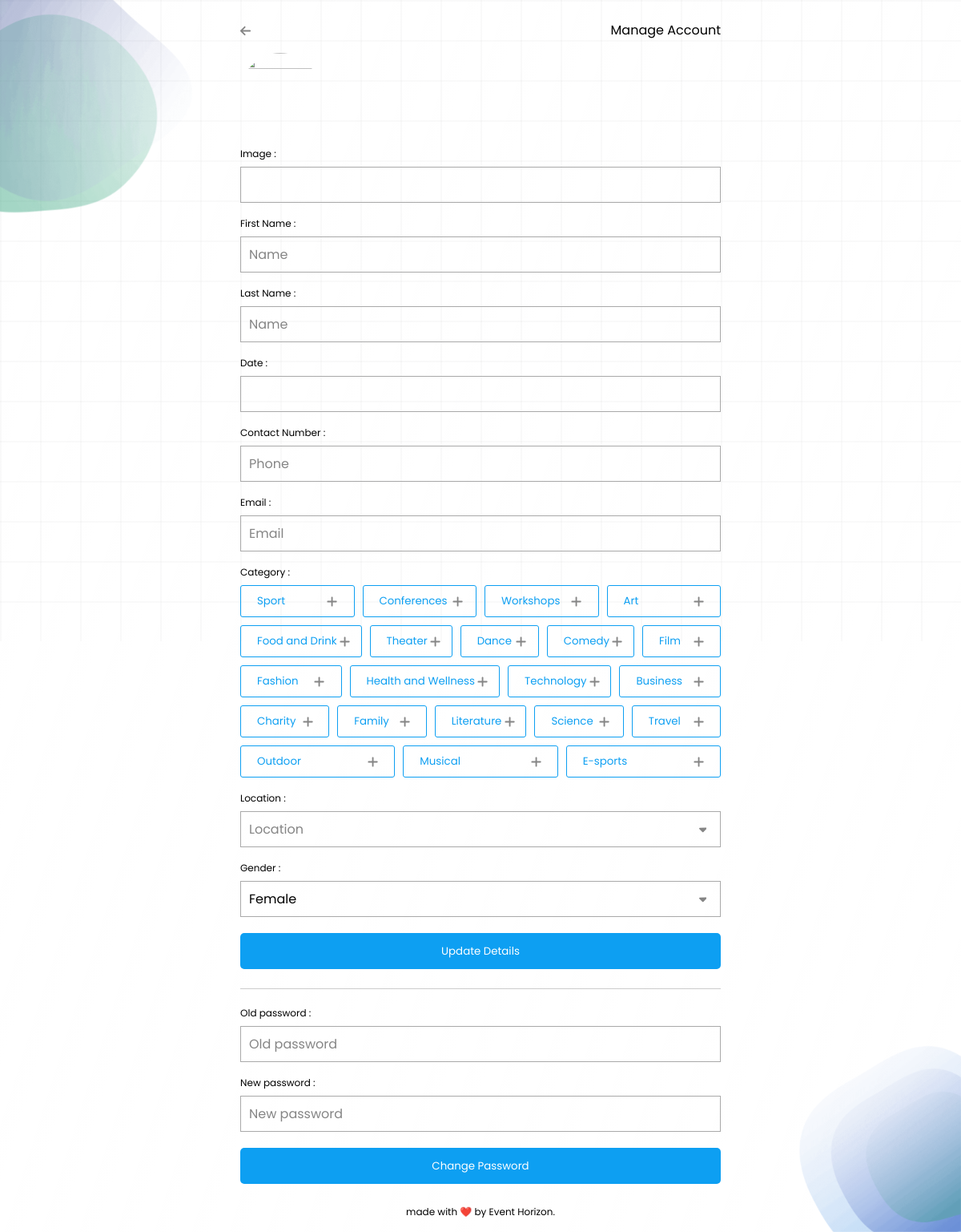
The page /account.php on the database its author committed.
### tables this page shows
CREATE TABLE `categories` (
  `id` int(10) UNSIGNED NOT NULL,
  `name` varchar(255) NOT NULL,
  `description` varchar(255) NOT NULL
);

### account.php (the view, shortened to what this page needs)
<?php
require_once "./includes/db.php";
$stmt = $conn->prepare("SELECT id, first_name, last_name,img, address, DOB, email, gender, phone
                       FROM users
                       WHERE id = ?");
$stmt->bind_param('s', $_SESSION['user_id']);
$stmt->execute();
$stmt->bind_result($id, $firstName, $lastName, $img, $location, $dob, $email, $gender, $phone);
?>
<!DOCTYPE html>
<html lang="en">
    <head>
        <link rel="stylesheet" href="https://cdnjs.cloudflare.com/ajax/libs/font-awesome/6.4.0/css/all.min.css"
 />
        <link rel="stylesheet" href="./resources/styles/index.css">
    </head>
    <body>
        <div class="background-pattern">
            <img class="blob blob-2" src="../resources/images/root/Component 2.png" alt="" srcset="">
            <img class="blob blob-1" src="../resources/images/root/Component 1.png" alt="" srcset="">
            <div class="pattern"></div>
        </div>
        <main>
            <div class="form-container-full">
                <div class="top-bar">
                    <button onclick="window.location.href = './index.php'">
                        <i class="svg-wrapper">
                        </i>
                    </button>
                    <h1>Manage Account</h1>
                </div>
                <form action="./handlers/user-update.php" method="POST" class="add-events interests-card-container-form"
                    enctype="multipart/form-data">
                    <img src="./resources/images/user/<?php echo $img ?>" alt="" id="previewImage"
                        style="width: 100px; aspect-ratio:1; object-fit:cover; object-position:center; border-radius:100%;" />
                    <div class="input-container">
                        <span>Image : </span>
                        <div class="input-wrapper">
                            <label for="imageInput" class="input-dialog-box-wrapper">
                                <p id="image-placeholder" class="no-icon">
                                </p>
                            </label>
                        </div>
                    </div>
                    <div class="input-container">
                        <span>First Name : </span>
                        <div class="input-wrapper">
                            <input type="text" placeholder="Name" name="firstname" value="<?php echo $firstName ?>">
                        </div>
                    </div>
                    <div class="input-container">
                        <span>Last Name : </span>
                        <div class="input-wrapper">
                            <input type="text" placeholder="Name" name="lastname" value="<?php echo $lastName ?>">
                        </div>
                    </div>
                    <div class="input-container">
                        <span>Date : </span>
                        <div class="input-wrapper">
                            <label for="DOB" class="input-dialog-box-wrapper">
                                <p id="date-of-birth-placeholder" class="no-icon">
                                </p>
                            </label>
                        </div>
                    </div>
                    <div class="input-container">
                        <span>Contact Number : </span>
                        <div class="input-wrapper">
                            <input type="text" placeholder="Phone" name="phone" value="<?php echo $phone ?>">
                        </div>
                    </div>
                    <div class="input-container">
                        <span>Email : </span>
                        <div class="input-wrapper">
                            <input type="text" placeholder="Email" name="email" value="<?php echo $email ?>">
                        </div>
                    </div>
                    <div class="input-container">
                        <span>Category : </span>
                        <div class="interests-card-container">
                            <?php
                            $user_id = $_SESSION['user_id'];
                            $query = "SELECT c.id AS category_id, c.name AS category_name, ui.user_id
                  FROM categories AS c
                  LEFT JOIN userinterests AS ui ON c.id = ui.category_id AND ui.user_id = ?";
                            $stmt = $conn->prepare($query);
                            $stmt->bind_param('s', $user_id);
                            $stmt->execute();
                            $result = $stmt->get_result();
                            if ($result->num_rows > 0) {
                                while ($row = $result->fetch_assoc()) {
                                    $category_id = $row['category_id'];
                                    $category_name = $row['category_name'];
                                    $highlight_class = ($row['user_id'] !== null) ? 'interests-card-active' : '';
                                    echo '<button type="button" class="interests-card ' . $highlight_class . '" onclick="toggleCategory(this)" data-category-id="' . $category_id . '">' . $category_name . '<i class="svg-wrapper svg-wrapper-float"><svg xmlns="http://www.w3.org/2000/svg" height="1em" viewBox="0 0 448 512"><path d="M256 80c0-17.7-14.3-32-32-32s-32 14.3-32 32V224H48c-17.7 0-32 14.3-32 32s14.3 32 32 32H192V432c0 17.7 14.3 32 32 32s32-14.3 32-32V288H400c17.7 0 32-14.3 32-32s-14.3-32-32-32H256V80z" /></svg></i></button>';
                                }
                            }
                            ?>
                        </div>
                    </div>
                    <div class="input-container">
                        <span>Location : </span>
                        <div class="input-wrapper">
                            <div class="custom-drop-down">
                                <input type="text" placeholder="Location" name="location"
                                    value="<?php echo $location ?>">
                                <div class="drop-down-container">
                                    <i class="svg-wrapper drop-down-icon">
                                    </i>
                                </div>
                            </div>
                        </div>
                    </div>
                    <div class="input-container">
                        <span>Gender : </span>
                        <div class="input-wrapper">
                            <div class="custom-drop-down">
                                <input type="text" placeholder="Gender ?" name="gender"
                                    value="<?php echo ($gender == 0) ? 'Female' : 'Male'; ?>">
                                <div class="drop-down-container">
                                    <i class="svg-wrapper drop-down-icon">
                                    </i>
                                </div>
                            </div>
                        </div>
                    </div>
                    <div class="button-wrapper">
                        <button class="submit-btn" type="submit" name="updateuser">
                            Update Details
                        </button>
                    </div>
                </form>
                <br>
                <hr>
                <br>
                <form action="./handlers/change-password.php" method="POST"
                    class="change-password interests-card-container-form">
                    <div class="input-container">
                        <span>Old password : </span>
                        <div class="input-wrapper">
                            <input type="password" placeholder="Old password" name="password">
                        </div>
                    </div>
                    <div class="input-container">
                        <span>New password : </span>
                        <div class="input-wrapper">
                            <input type="password" placeholder="New password" name="confirm_password">
                        </div>
                    </div>
                    <div class="button-wrapper">
                        <button class="submit-btn" type="submit" name="changePassword">
                            Change Password
                        </button>
                    </div>
                </form>
            </div>
        </main>
        <?php require "./partials/footer.php" ?>

### partials/footer.php (shortened to what this page needs)
<footer>
    made with ❤️ by Event Horizon.
</footer>
</body>
</html>

### rows shown on the page
categories: name "Sport"
categories: name "Conferences"
categories: name "Workshops"
categories: name "Art"
categories: name "Food and Drink"
categories: name "Theater"
categories: name "Dance"
categories: name "Comedy"
categories: name "Film"
categories: name "Fashion"
categories: name "Health and Wellness"
categories: name "Technology"
categories: name "Business"
categories: name "Charity"
categories: name "Family"
categories: name "Literature"
categories: name "Science"
categories: name "Travel"
categories: name "Outdoor"
categories: name "Musical"
categories: name "E-sports"
